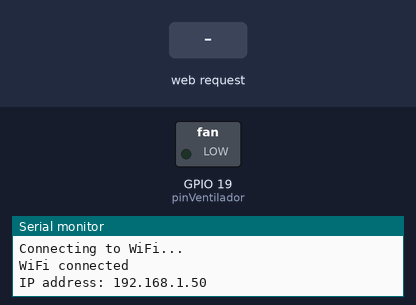
Bench run of a sketch on a simulated ESP32. Shown: switched loads named in the sketch (green lamp = pin HIGH), the last lines printed to the serial monitor. Inputs (shaded band) come from the test bench. WiFi joins after 1.5 s; servers stay silent unless stated.

Above: at 3.2 s.
3.3 s: HTTP request GET /fan/on received
At 4.3 s:
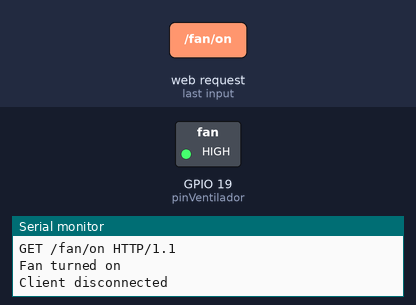
4.8 s: HTTP request GET /fan/off received
At 5.5 s:
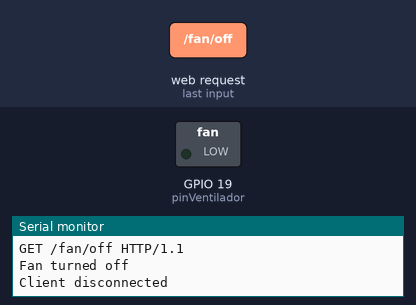
Timing chart, 0 to 7.8 s (numbered marks = the images above; inputs shaded):
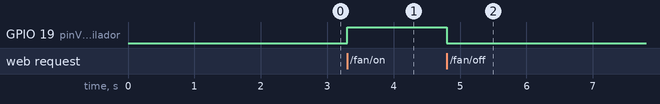

Measured:
- after the input at 3.3 s, GPIO 19 (pinVentilador): LOW → HIGH at once
- after the input at 4.8 s, GPIO 19 (pinVentilador): HIGH → LOW at once

The sketch:

Encender_foco_con_servidor.ino
```cpp
#include <WiFi.h>

// Replace with your network credentials
const char* ssid = "INFINITUM1C61_2.4";
const char* password = "E3GDXUxPd6";

// Pin para controlar el ventilador
const int pinVentilador = 19;

// Create an instance of the WiFi server
WiFiServer server(80);

void setup() {
  // Start the serial communication
  Serial.begin(115200);

  // Connect to Wi-Fi network with SSID and password
  Serial.print("Connecting to ");
  Serial.println(ssid);
  WiFi.begin(ssid, password);

  // Wait for the Wi-Fi connection to be established
  while (WiFi.status() != WL_CONNECTED) {
    delay(1000);
    Serial.println("Connecting to WiFi...");
  }

  // Print the IP address of the ESP32
  Serial.println("WiFi connected");
  Serial.print("IP address: ");
  Serial.println(WiFi.localIP());

  // Configurar el pin del ventilador como salida digital
  pinMode(pinVentilador, OUTPUT);

  // Start the server
  server.begin();
}

void loop() {
  // Check if a client has connected
  WiFiClient client = server.available();
  if (!client) {
    return;
  }

  // Wait for the client to send data
  Serial.println("new client");
  while (!client.available()) {
    delay(1);
  }

  // Read the first line of the request
  String request = client.readStringUntil('\r');
  Serial.println(request);
  client.flush();

  // Check if the request is for the fan
  if (request.indexOf("/fan/on") != -1) {
    // Turn on the fan
    digitalWrite(pinVentilador, HIGH); // Encender el ventilador
    Serial.println("Fan turned on");
  } else if (request.indexOf("/fan/off") != -1) {
    // Turn off the fan
    digitalWrite(pinVentilador, LOW); // Apagar el ventilador
    Serial.println("Fan turned off");
  }

  // Send the response back to the client
  client.println("HTTP/1.1 200 OK");
  client.println("Content-Type: text/html");
  client.println("");
  client.println("<!DOCTYPE HTML>");
  client.println("<html>");
  client.println("<head><title>ESP32 Fan Control</title></head>");
  client.println("<body>");
  client.println("<h1>ESP32 Fan Control</h1>");
  client.println("<p><a href=\"/fan/on\">Turn on fan</a></p>");
  client.println("<p><a href=\"/fan/off\">Turn off fan</a></p>");
  client.println("</body>");
  client.println("</html>");

  delay(1);
  Serial.println("Client disconnected");
}
```
